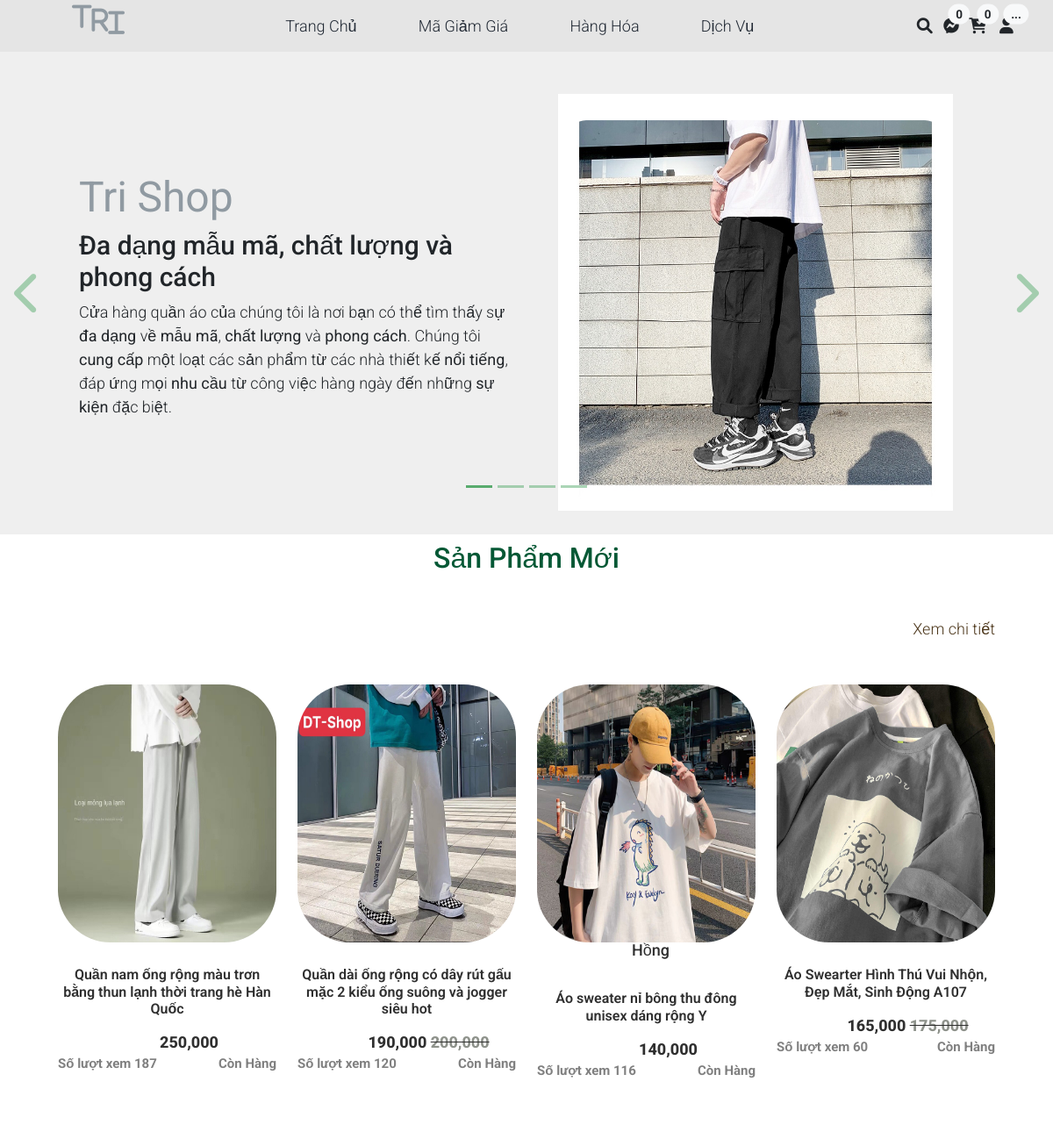
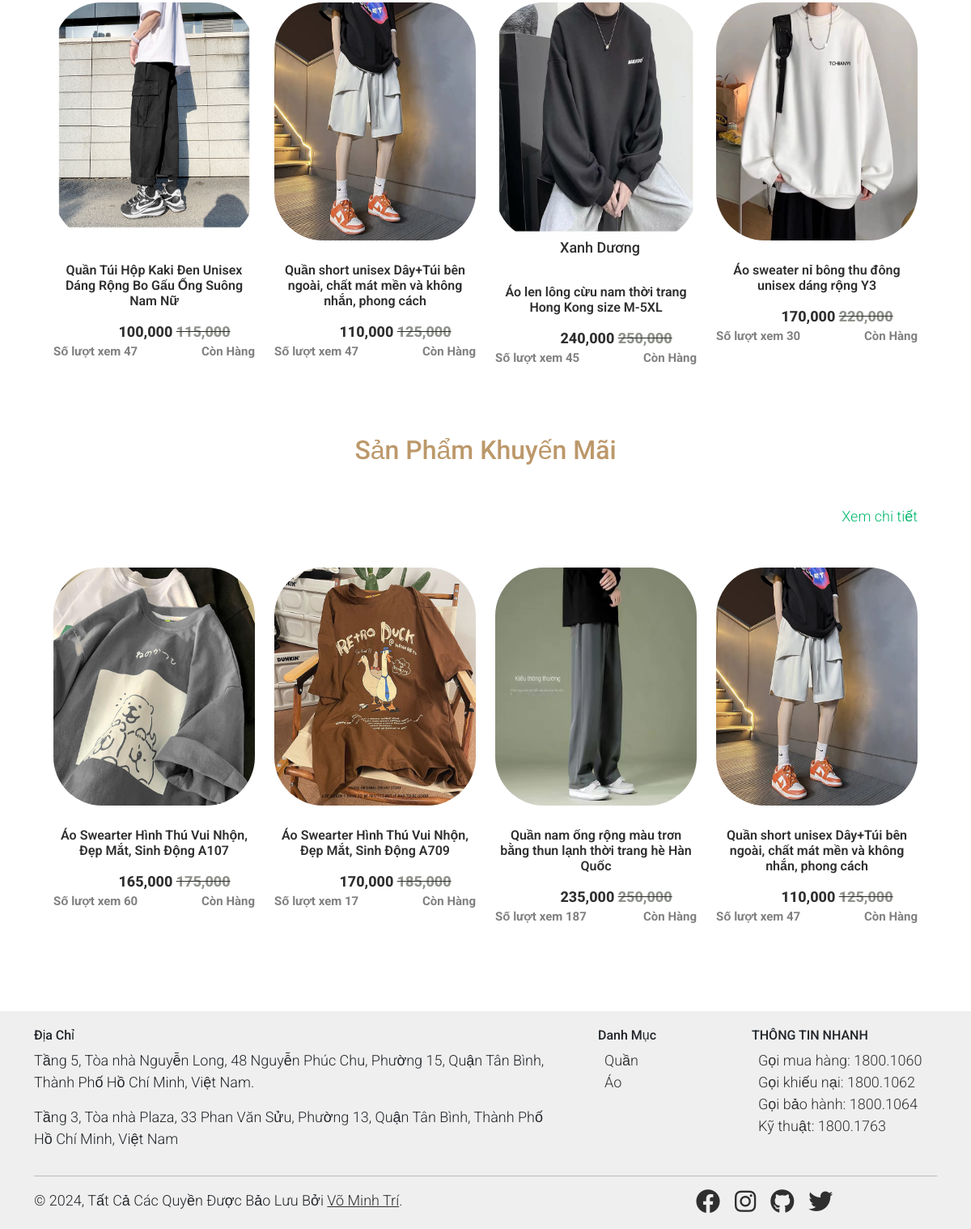
The page / on the database its author committed (2 pictures, top to bottom).
### tables this page shows
CREATE TABLE `hanghoa` (
  `mahh` int(11) NOT NULL,
  `tenhh` varchar(90) NOT NULL,
  `maloai` int(11) NOT NULL,
  `soluotxem` int(11) NOT NULL,
  `ngaylap` date NOT NULL,
  `mota` varchar(2000) NOT NULL
);

CREATE TABLE `mausac` (
  `Idmau` int(11) NOT NULL,
  `mausac` varchar(100) NOT NULL
);

### Controller/home.php (called while the page is built)
<?php
    include_once "./View/home.php";
?>

### Model/connect.php (called while the page is built, shortened)
<?php
    class connect{
        var $db=null;
        function __construct(){
            $dsn='mysql:host=localhost;dbname=shopdo';
            $user='root';
            $pass='';
            try {
                $this->db=new PDO($dsn,$user,$pass,array(PDO::MYSQL_ATTR_INIT_COMMAND=>'SET NAMES utf8'));
            } catch (\Throwable $th) {
                echo "Kết nối không thành công";
                echo $th;
            }
        }
        function getList($select){
            $result=$this->db->query($select);
            return $result;
        }
    }
?>

### Model/hanghoa.php (called while the page is built, shortened)
<?php
class hanghoa
{
    function getHangHoaNew()
    {
        $db = new connect();
        $select = "select a.mahh,a.tenhh,b.soluongton,a.soluotxem,b.hinh,b.dongia,b.giamgia
            from hanghoa a,cthanghoa b
            WHERE a.mahh=b.idhanghoa and b.hienthi=0 group by a.mahh ORDER by a.soluotxem DESC limit 8";
        $result = $db->getList($select);
        return $result;
    }
    function getHangHoaSale()
    {
        $db = new connect();
        $select = "select a.mahh,a.tenhh,a.soluotxem,b.soluongton,b.hinh,b.dongia,b.giamgia
            from hanghoa a,cthanghoa b
            WHERE a.mahh=b.idhanghoa and giamgia!=0 and b.hienthi=0 group by a.mahh ORDER by a.mahh DESC limit 4";
        $result = $db->getList($select);
        return $result;
    }
    function getSoLuongTon($id)
    {
        $db = new connect();
        $select = "select DISTINCT a.soluongton
            from cthanghoa a
            WHERE a.idhanghoa=$id and a.hienthi=0";
        $result = $db->getList($select);
        return $result;
    }
    function getHangHoaMau($id)
    {
        $db = new connect();
        $select = "select DISTINCT b.idmau,b.mausac,a.soluongton
            from cthanghoa a, mausac b
            WHERE a.idmau=b.idmau and a.idhanghoa=$id and a.hienthi=0 group by b.idmau";
        $result = $db->getList($select);
        return $result;
    }
}

### View/home.php (the view, shortened to what this page needs)
<section id="examples" class="text-center">
	<div class="product-section">
		<div class="container">
			<H2 class="text">Sản Phẩm Mới</H2>
			<div class="row">
				<a href="index.php?action=sanpham" class="xem">
					<span class="xemchitiet">Xem chi tiết</span>
				</a>
				<?php
				$hh = new hanghoa();
				$result = $hh->getHangHoaNew();
				while ($set = $result->fetch()) :
				?>
					<?php
					$ac = 1;
					if ($set['giamgia'] != 0) {
						$ac = 2;
					} else {
						$ac = 1;
					}
					?>
					<div class="col-12 col-md-4 col-lg-3 mb-5 mb-md-0 sanphamhome">
						<a class="product-item" href="index.php?action=sanpham&act=sanphamchitiet&id=<?php echo $set['mahh'] ?>">
							<img style="width: 294px; height:294px;" src=Content/imagetourdien/<?php echo $set['hinh']; ?> class="img-fluid product-thumbnail">
							<ul class="ulhome">
								<?php
								$laymau = $hh->getHangHoaMau($set['mahh']);
								$i = 0;
								while ($mau = $laymau->fetch()) : ?>
									<?php
									if ($mau['soluongton'] > 0) {
										echo '<li class="lihome">';
										if ($i < 3) {
											echo $mau['mausac'];
										} else {
											echo '...';
										}
									}
									echo '</li>';
									$i++;
									?>
								<?php endwhile; ?>
							</ul>
							<h3 class="product-title"><?php echo $set['tenhh']; ?></h3>
							<?php
							if ($ac == 1) {
								echo ' <strong class="product-price">' . (number_format($set['dongia'])) . '</strong> ';
							}
							if ($ac == 2) {
								echo ' <strong class="product-price">' . (number_format($set['giamgia'])) . '</strong> ';
								echo ' <strike class="strikehome"><strong class="product-pricemau">' . (number_format($set['dongia'])) . '</strong></strike>';
							}
							?>
							<br>
							<span class="viewslx">Số lượt xem <?php echo $set['soluotxem']; ?></span>
							<?php
							$getslt = $hh->getSoLuongTon($set['mahh']);
							$tongsoluongton = 0;
							while ($slt = $getslt->fetch()) :
								if ($slt['soluongton'] > 0) {
									$tongsoluongton++;
								}
							?>
							<?php endwhile; ?>
							<?php
							if ($tongsoluongton > 0) {
								echo '<span class="viewslt">Còn Hàng</span>';
							} else {
								echo '<span class="viewslt">Hết Hàng</span>';
							}
							?>
						</a>
					</div>
				<?php
				endwhile;
				?>
			</div>
		</div>
	</div>
	<div class="product-section">
		<div class="container">
			<H2 class="textggia">Sản Phẩm Khuyến Mãi</H2>
			<div class="row">
				<a href="index.php?action=sanpham&act=sanphamkhuyenmai">
					<span class="xemchitit">Xem chi tiết</span>
				</a>
				<?php
				$hh = new hanghoa();
				$result = $hh->getHangHoaSale();
				while ($set = $result->fetch()) :
				?>
					<div class="col-12 col-md-4 col-lg-3 mb-5 mb-md-0 sanphamhome">
						<a class="product-item" href="index.php?action=sanpham&act=sanphamchitiet&id=<?php echo $set['mahh'] ?>">
							<img style="width: 294px; height:294px;" src=Content/imagetourdien/<?php echo $set['hinh']; ?> class="img-fluid product-thumbnail">
							<ul class="ulhome">
								<?php
								$laymau = $hh->getHangHoaMau($set['mahh']);
								while ($mau = $laymau->fetch()) : ?>
									<?php
									if ($mau['soluongton'] > 0) {
										echo '<li class="lihome">';
									}
									echo '</li>';
									?>
								<?php endwhile; ?>
							</ul>
							<h3 class="product-title"><?php echo $set['tenhh']; ?></h3>
							<strong class="product-price"><?php echo number_format($set['giamgia']); ?></strong>
							<strike class="strikehome"><strong class="product-pricemau"><?php echo number_format($set['dongia']); ?></strong></strike>
							<br>
							<span class="viewslx">Số lượt xem <?php echo $set['soluotxem']; ?></span>
							<?php
							$getslt = $hh->getSoLuongTon($set['mahh']);
							$tongsoluongton = 0;
							while ($slt = $getslt->fetch()) :
								if ($slt['soluongton'] > 0) {
									$tongsoluongton++;
								}
							?>
							<?php endwhile; ?>
							<?php
							if ($tongsoluongton > 0) {
								echo '<span class="viewslt">Còn Hàng</span>';
							} else {
								echo '<span class="viewslt">Hết Hàng</span>';
							}
							?>
						</a>
					</div>
				<?php
				endwhile;
				?>
			</div>
		</div>
	</div>
</section>

### rows shown on the page
hanghoa: shows a picture, tenhh "Quần nam ống rộng màu trơn bằng thun lạnh thời trang hè Hàn Quốc", dongia "250,000", soluotxem "187", giamgia "235,000"
hanghoa: shows a picture, tenhh "Quần dài ống rộng có dây rút gấu mặc 2 kiểu ống suông và jogger siêu hot", giamgia "190,000", dongia "200,000", soluotxem "120"
hanghoa: shows a picture, tenhh "Áo sweater nỉ bông thu đông unisex dáng rộng Y", dongia "140,000", soluotxem "116"
mausac: mausac "Hồng"
hanghoa: shows a picture, tenhh "Áo Swearter Hình Thú Vui Nhộn, Đẹp Mắt, Sinh Động A107", giamgia "165,000", dongia "175,000", soluotxem "60"
hanghoa: shows a picture, tenhh "Quần Túi Hộp Kaki Đen Unisex Dáng Rộng Bo Gấu Ống Suông Nam Nữ", giamgia "100,000", dongia "115,000", soluotxem "47"
hanghoa: shows a picture, tenhh "Quần short unisex Dây+Túi bên ngoài, chất mát mền và không nhắn, phong cách", giamgia "110,000", dongia "125,000", soluotxem "47"
hanghoa: shows a picture, tenhh "Áo len lông cừu nam thời trang Hong Kong size M-5XL", giamgia "240,000", dongia "250,000", soluotxem "45"
mausac: mausac "Xanh Dương"
hanghoa: shows a picture, tenhh "Áo sweater nỉ bông thu đông unisex dáng rộng Y3", giamgia "170,000", dongia "220,000", soluotxem "30"
hanghoa: shows a picture, tenhh "Áo Swearter Hình Thú Vui Nhộn, Đẹp Mắt, Sinh Động A709", giamgia "170,000", dongia "185,000", soluotxem "17"
